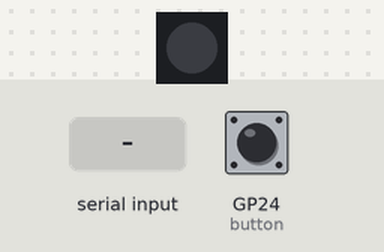
A program run on a simulated Raspberry Pi Pico running MicroPython. Shown: 1 RGB LEDs in strip order, left to right. Inputs (shaded band) come from the test bench; at power-on: GP24 (button) HIGH. Random numbers come from a fixed seed; what the program prints to the serial console is not drawn.

Above: at 1.2 s.
1.3 s: "5" typed at the serial console, then Enter
2.8 s: GP24 (button) pulled LOW for 0.15 s
At 3.6 s:
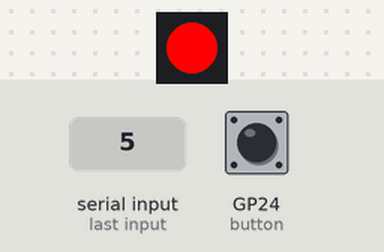
Timing chart, 0 to 5.8 s (numbered marks = the images above; inputs shaded):
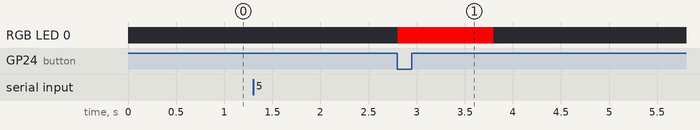

The program:

Subtraction_Trainer.py
```python
from machine import Pin
import neopixel
import time
import random

# Настройка кнопки (GPIO 24) и светодиодов WS2812 (GPIO 23)
button = Pin(24, Pin.IN, Pin.PULL_UP)
num_leds = 1
np = neopixel.NeoPixel(Pin(23), num_leds)

# Функция для плавного выключения светодиода перед выходом
def fade_out():
    for i in range(255, -1, -5):  # Плавное затухание
        np[0] = (i, 0, 0)
        np.write()
        time.sleep(0.02)
    np[0] = (0, 0, 0)
    np.write()

# Функция для изменения цвета светодиодов
def show_color(color):

    np[0] = color
    np.write()

# Функция объяснения вычитания с псевдографикой
def explain_subtraction():
    print("                                        ")
    print(" 📢 ОПРЕДЕЛЕНИЕ:                        ")
    print("┌────────────────────────────────────────┐")
    print("│ Вычитание — это математическая         │")
    print("│ операция, в которой из одного числа    │")
    print("│ вычитается другое. Результат называется│")
    print("│ разностью. Например:                   │")
    print("│                                        │")
    print("│  7 - 3 = 4                             │")
    print("└────────────────────────────────────────┘\n")
    print("Теперь попробуем вычесть два числа!\n")

# Функция генерации примера
def generate_problem():
    a = random.randint(5, 9)  # Генерируем случайные числа от 5 до 9
    b = random.randint(1, a)  # Убедимся, что b не больше a
    correct_answer = a - b
    return a, b, correct_answer

# Функция проверки ответа с кнопкой
def check_answer():
    while True:
        a, b, correct_answer = generate_problem()
        print(f"\nРешите пример: {a} - {b} = ?")

        try:
            user_answer = int(input("Введите ваш ответ: "))
        except ValueError:
            print("❌ Ошибка: Введите число!")
            continue

        print("Нажмите кнопку для проверки ответа...")

        while button.value():  # Ждём нажатия кнопки
            time.sleep(0.1)

        if user_answer == correct_answer:
            print("✅ Правильно!")
            show_color((0, 255, 0))  # Зеленый цвет
        else:
            print(f"❌ Ошибка! Правильный ответ: {correct_answer}")
            show_color((255, 0, 0))  # Красный цвет

        time.sleep(1)  # Даем время посмотреть результат
        show_color((0, 0, 0))  # Выключаем светодиоды
        print("\nСледующий пример...\n")

# Основная программа
try:
    explain_subtraction()  # Объясняем вычитание
    check_answer()  # Запускаем тесты
except KeyboardInterrupt:
        print("\n\n🚀 Завершение программы...")
        fade_out()
        print("👋 До встречи!\n")
```

Measured:
- after the input at 1.3 s, every drawn part: stays the same
- after the input at 2.8 s, RGB LED 0: off → RGB(255, 0, 0) at once, → off 1.0 s later
